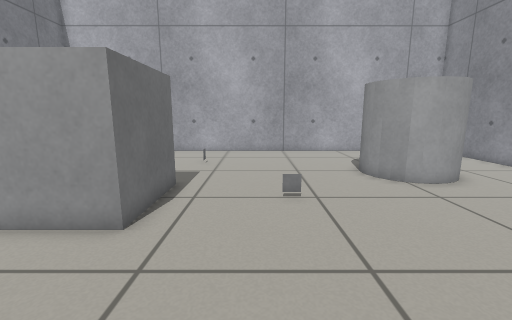
[1] (above)

14 first-person views from a walk through a world built for the Gazebo simulator. The camera is 0.66 m above the floor, tilts 10° down and sees 90° across. The floor is counted in squares, 0.25 m on a side. Each view is taken from the middle of a square. On the plan, view 1 faces up. The plan holds only what a view shows up to about 18 squares ahead; the rest is blank. Surface patterns are stand-ins for the level's own textures.

[2]
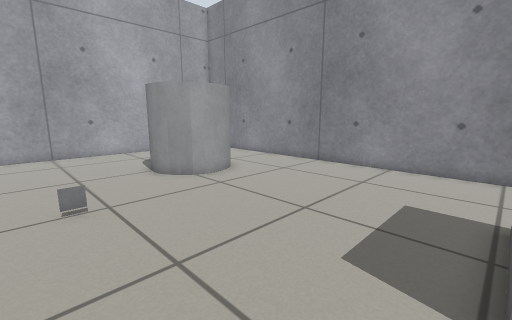

[3]
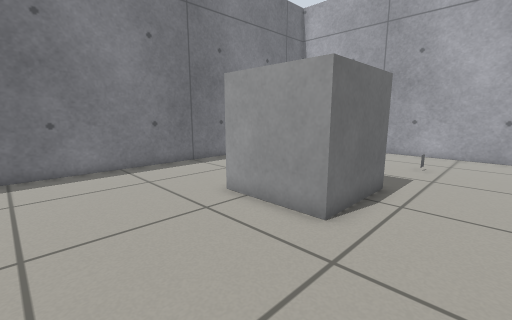

[4]
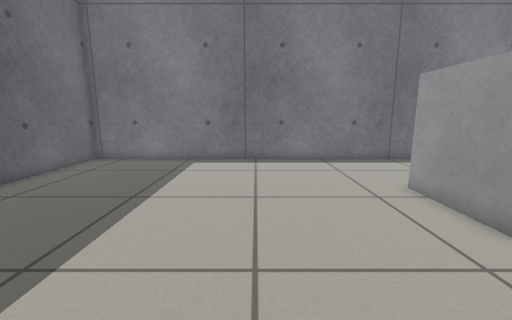

[5]
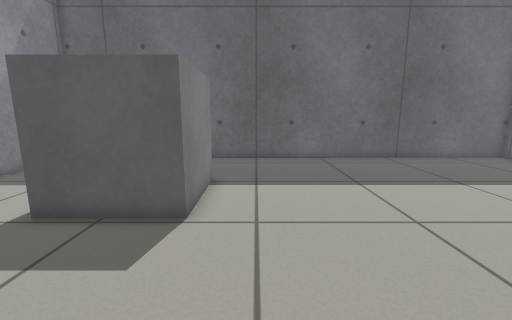

[6]
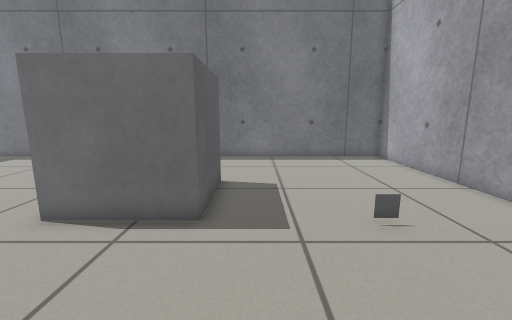

[7]
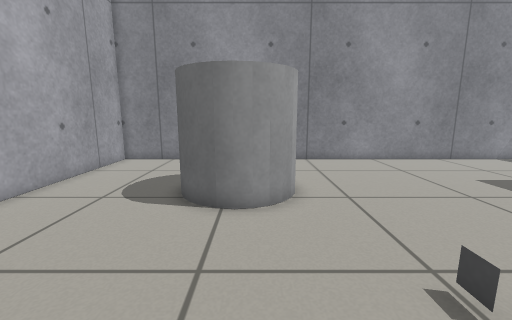

[8]
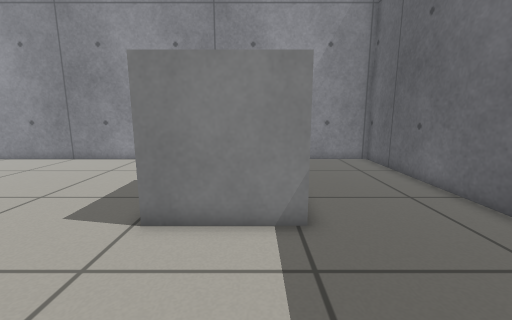

[9]
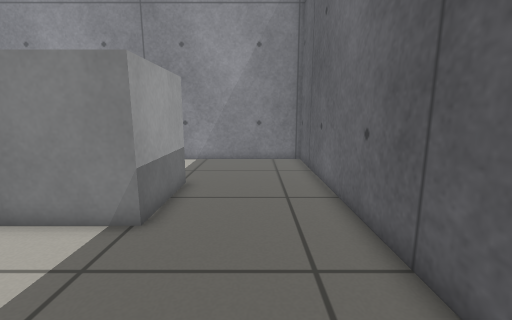

[10]
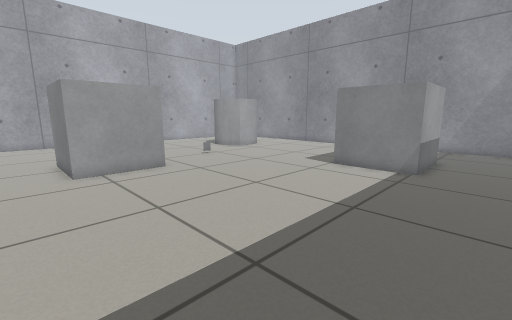

[11]
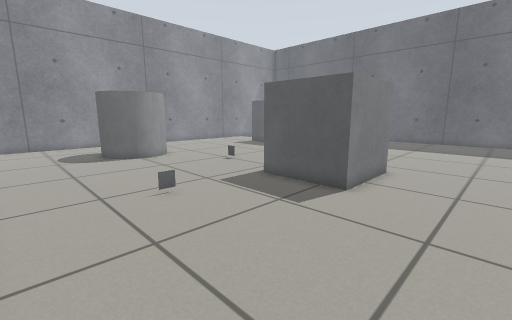

[12]
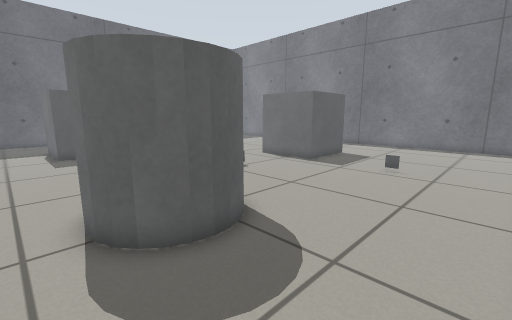

[13]
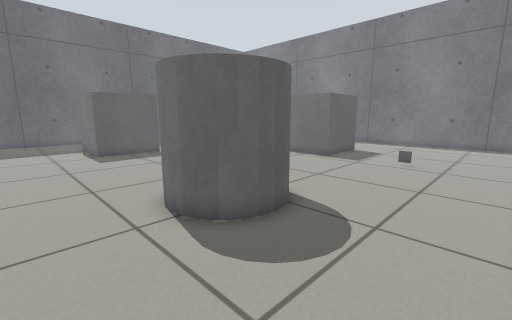

[14]
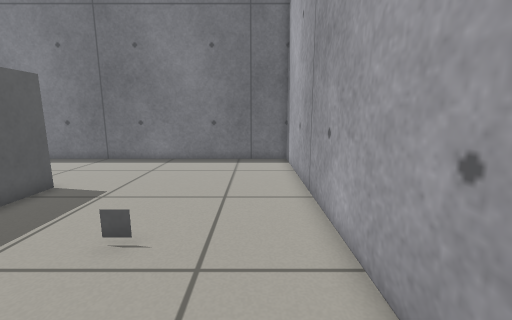

### Floor plan
Key: @ floor where view 1 was taken; # wall or solid block; . floor; M marker; C grey cylinder; B grey box.
Columns run from 13 left of view 1 to 13 right of it. Each row starts with its distance up from view 1.
 19 ###########################
 18 #.........................#
 17 #.........................#
 16 #.........................#
 15 #.........................#
 14 #.........M.........C.....#
 13 #.................CCCC....#
 12 #.................C   C...#
 11 #.................C   C...#
 10 #.....BBBBB........CCC....#
  9 #.....B   B...............#
  8 #.....B   B...M...........#
  7 #.....B   B...............#
  6 #.....BBBBB...............#
  5 #.........................#
  4 #.........................#
  3 #.........................#
  2 #.........................#
  1 #.........................#
  0 #............@...BBBB.....#
 -1 #................B   B....#
 -2 #................B   B....#
 -3 #................B   B....#
 -4 #................BBBBB....#
 -5 #.........................#
 -6 #.........................#
 -7 #.........................#
 -8 #.........................#
 -9 #.........................#
-10 ###########################

Positions as (right, up) in squares from view 1, and headings:
1: (0, 0), facing up
2: (0, 0), facing up-right
3: (0, 0), facing up-left
4: (2, 0), facing left
5: (2, 6), facing down
6: (3, 11), facing left
7: (-2, 11), facing right
8: (-2, -3), facing right
9: (-2, -7), facing right
10: (-9, -7), facing up-right
11: (-11, 18), facing down-right
12: (10, 18), facing down-left
13: (12, 18), facing down-left
14: (2, 17), facing left
